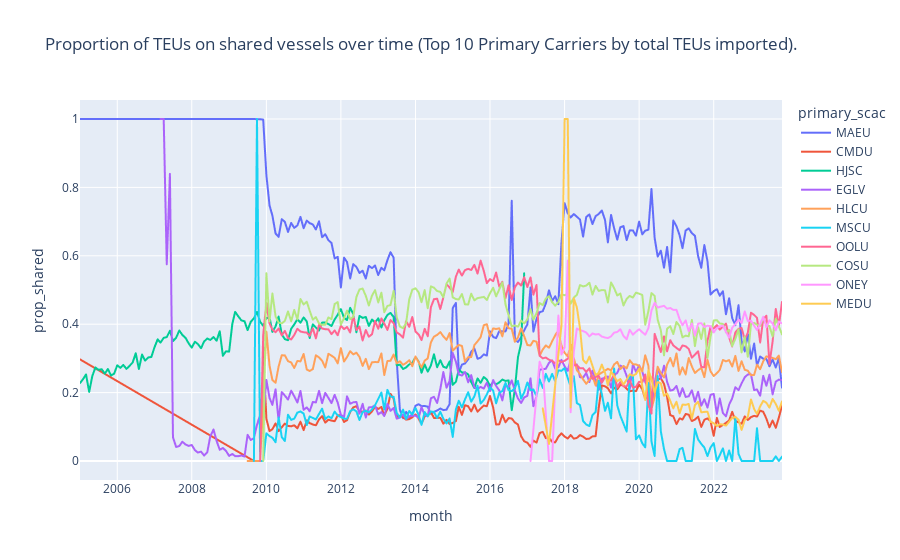

Notebook cell for this chart:
### Code cell
sharing_over_time_plotly(
    data_lf=imports_lf,
    group_var='primary_scac',
    title='Proportion of TEUs on shared vessels over time (Top 10 Primary Carriers by total TEUs imported).')

### Figure 1 — Plotly figure (JSON) as saved in the notebook; plotly's stock layout.template omitted (floating-point values rounded to 4 significant figures; data arrays with more than 128 entries replaced by an {"elided": "..."} marker saying what was removed)
{"data": [{"hovertemplate": "primary_scac=MAEU<br>month=%{x}<br>prop_shared=%{y}<extra></extra>", "legendgroup": "MAEU", "line": {"color": "#636efa", "dash": "solid"}, "marker": {"symbol": "circle"}, "mode": "lines", "name": "MAEU", "showlegend": true, "type": "scattergl", "x": {"elided": "227 str values"}, "xaxis": "x", "y": {"elided": "227 float values"}, "yaxis": "y"}, {"hovertemplate": "primary_scac=CMDU<br>month=%{x}<br>prop_shared=%{y}<extra></extra>", "legendgroup": "CMDU", "line": {"color": "#EF553B", "dash": "solid"}, "marker": {"symbol": "circle"}, "mode": "lines", "name": "CMDU", "showlegend": true, "type": "scattergl", "x": {"elided": "172 str values"}, "xaxis": "x", "y": {"elided": "172 float values"}, "yaxis": "y"}, {"hovertemplate": "primary_scac=HJSC<br>month=%{x}<br>prop_shared=%{y}<extra></extra>", "legendgroup": "HJSC", "line": {"color": "#00cc96", "dash": "solid"}, "marker": {"symbol": "circle"}, "mode": "lines", "name": "HJSC", "showlegend": true, "type": "scattergl", "x": {"elided": "144 str values"}, "xaxis": "x", "y": {"elided": "144 float values"}, "yaxis": "y"}, {"hovertemplate": "primary_scac=EGLV<br>month=%{x}<br>prop_shared=%{y}<extra></extra>", "legendgroup": "EGLV", "line": {"color": "#ab63fa", "dash": "solid"}, "marker": {"symbol": "circle"}, "mode": "lines", "name": "EGLV", "showlegend": true, "type": "scattergl", "x": {"elided": "201 str values"}, "xaxis": "x", "y": {"elided": "201 float values"}, "yaxis": "y"}, {"hovertemplate": "primary_scac=HLCU<br>month=%{x}<br>prop_shared=%{y}<extra></extra>", "legendgroup": "HLCU", "line": {"color": "#FFA15A", "dash": "solid"}, "marker": {"symbol": "circle"}, "mode": "lines", "name": "HLCU", "showlegend": true, "type": "scattergl", "x": {"elided": "169 str values"}, "xaxis": "x", "y": {"elided": "169 float values"}, "yaxis": "y"}, {"hovertemplate": "primary_scac=MSCU<br>month=%{x}<br>prop_shared=%{y}<extra></extra>", "legendgroup": "MSCU", "line": {"color": "#19d3f3", "dash": "solid"}, "marker": {"symbol": "circle"}, "mode": "lines", "name": "MSCU", "showlegend": true, "type": "scattergl", "x": {"elided": "171 str values"}, "xaxis": "x", "y": {"elided": "171 float values"}, "yaxis": "y"}, {"hovertemplate": "primary_scac=OOLU<br>month=%{x}<br>prop_shared=%{y}<extra></extra>", "legendgroup": "OOLU", "line": {"color": "#FF6692", "dash": "solid"}, "marker": {"symbol": "circle"}, "mode": "lines", "name": "OOLU", "showlegend": true, "type": "scattergl", "x": {"elided": "169 str values"}, "xaxis": "x", "y": {"elided": "169 float values"}, "yaxis": "y"}, {"hovertemplate": "primary_scac=COSU<br>month=%{x}<br>prop_shared=%{y}<extra></extra>", "legendgroup": "COSU", "line": {"color": "#B6E880", "dash": "solid"}, "marker": {"symbol": "circle"}, "mode": "lines", "name": "COSU", "showlegend": true, "type": "scattergl", "x": {"elided": "168 str values"}, "xaxis": "x", "y": {"elided": "168 float values"}, "yaxis": "y"}, {"hovertemplate": "primary_scac=ONEY<br>month=%{x}<br>prop_shared=%{y}<extra></extra>", "legendgroup": "ONEY", "line": {"color": "#FF97FF", "dash": "solid"}, "marker": {"symbol": "circle"}, "mode": "lines", "name": "ONEY", "showlegend": true, "type": "scattergl", "x": ["2017-02-01T00:00:00", "2017-05-01T00:00:00", "2017-06-01T00:00:00", "2017-08-01T00:00:00", "2017-09-01T00:00:00", "2017-10-01T00:00:00", "2017-11-01T00:00:00", "2017-12-01T00:00:00", "2018-01-01T00:00:00", "2018-02-01T00:00:00", "2018-03-01T00:00:00", "2018-04-01T00:00:00", "2018-05-01T00:00:00", "2018-06-01T00:00:00", "2018-07-01T00:00:00", "2018-08-01T00:00:00", "2018-09-01T00:00:00", "2018-10-01T00:00:00", "2018-11-01T00:00:00", "2018-12-01T00:00:00", "2019-01-01T00:00:00", "2019-02-01T00:00:00", "2019-03-01T00:00:00", "2019-04-01T00:00:00", "2019-05-01T00:00:00", "2019-06-01T00:00:00", "2019-07-01T00:00:00", "2019-08-01T00:00:00", "2019-09-01T00:00:00", "2019-10-01T00:00:00", "2019-11-01T00:00:00", "2019-12-01T00:00:00", "2020-01-01T00:00:00", "2020-02-01T00:00:00", "2020-03-01T00:00:00", "2020-04-01T00:00:00", "2020-05-01T00:00:00", "2020-06-01T00:00:00", "2020-07-01T00:00:00", "2020-08-01T00:00:00", "2020-09-01T00:00:00", "2020-10-01T00:00:00", "2020-11-01T00:00:00", "2020-12-01T00:00:00", "2021-01-01T00:00:00", "2021-02-01T00:00:00", "2021-03-01T00:00:00", "2021-04-01T00:00:00", "2021-05-01T00:00:00", "2021-06-01T00:00:00", "2021-07-01T00:00:00", "2021-08-01T00:00:00", "2021-09-01T00:00:00", "2021-10-01T00:00:00", "2021-11-01T00:00:00", "2021-12-01T00:00:00", "2022-01-01T00:00:00", "2022-02-01T00:00:00", "2022-03-01T00:00:00", "2022-04-01T00:00:00", "2022-05-01T00:00:00", "2022-06-01T00:00:00", "2022-07-01T00:00:00", "2022-08-01T00:00:00", "2022-09-01T00:00:00", "2022-10-01T00:00:00", "2022-11-01T00:00:00", "2022-12-01T00:00:00", "2023-01-01T00:00:00", "2023-02-01T00:00:00", "2023-03-01T00:00:00", "2023-04-01T00:00:00", "2023-05-01T00:00:00", "2023-06-01T00:00:00", "2023-07-01T00:00:00", "2023-08-01T00:00:00", "2023-09-01T00:00:00", "2023-10-01T00:00:00", "2023-11-01T00:00:00"], "xaxis": "x", "y": [0, 0.2903, 0.2681, 0, 0, 0.2273, 0.4252, 0.3115, 0.3318, 0.5858, 0.1426, 0.3181, 0.3874, 0.3824, 0.38, 0.3756, 0.3644, 0.3729, 0.37, 0.3711, 0.3638, 0.361, 0.3595, 0.3645, 0.3753, 0.3773, 0.3852, 0.3658, 0.3557, 0.3836, 0.3694, 0.3778, 0.3852, 0.3766, 0.3693, 0.3883, 0.4399, 0.4627, 0.4487, 0.4514, 0.4538, 0.4453, 0.4473, 0.4417, 0.4422, 0.4144, 0.3969, 0.4111, 0.3796, 0.4019, 0.367, 0.4016, 0.4028, 0.3917, 0.3959, 0.3942, 0.376, 0.3888, 0.3934, 0.3958, 0.3776, 0.3609, 0.3898, 0.4, 0.4136, 0.4034, 0.4371, 0.4094, 0.4106, 0.3958, 0.3831, 0.4003, 0.4219, 0.391, 0.4116, 0.4021, 0.382, 0.4079, 0.4021], "yaxis": "y"}, {"hovertemplate": "primary_scac=MEDU<br>month=%{x}<br>prop_shared=%{y}<extra></extra>", "legendgroup": "MEDU", "line": {"color": "#FECB52", "dash": "solid"}, "marker": {"symbol": "circle"}, "mode": "lines", "name": "MEDU", "showlegend": true, "type": "scattergl", "x": ["2017-06-01T00:00:00", "2017-08-01T00:00:00", "2017-12-01T00:00:00", "2018-01-01T00:00:00", "2018-02-01T00:00:00", "2018-03-01T00:00:00", "2018-04-01T00:00:00", "2018-05-01T00:00:00", "2018-06-01T00:00:00", "2018-07-01T00:00:00", "2018-08-01T00:00:00", "2018-09-01T00:00:00", "2018-10-01T00:00:00", "2018-11-01T00:00:00", "2018-12-01T00:00:00", "2019-01-01T00:00:00", "2019-02-01T00:00:00", "2019-03-01T00:00:00", "2019-04-01T00:00:00", "2019-05-01T00:00:00", "2019-06-01T00:00:00", "2019-07-01T00:00:00", "2019-08-01T00:00:00", "2019-09-01T00:00:00", "2019-10-01T00:00:00", "2019-11-01T00:00:00", "2019-12-01T00:00:00", "2020-01-01T00:00:00", "2020-02-01T00:00:00", "2020-03-01T00:00:00", "2020-04-01T00:00:00", "2020-05-01T00:00:00", "2020-06-01T00:00:00", "2020-07-01T00:00:00", "2020-08-01T00:00:00", "2020-09-01T00:00:00", "2020-10-01T00:00:00", "2020-11-01T00:00:00", "2020-12-01T00:00:00", "2021-01-01T00:00:00", "2021-02-01T00:00:00", "2021-03-01T00:00:00", "2021-04-01T00:00:00", "2021-05-01T00:00:00", "2021-06-01T00:00:00", "2021-07-01T00:00:00", "2021-08-01T00:00:00", "2021-09-01T00:00:00", "2021-10-01T00:00:00", "2021-11-01T00:00:00", "2021-12-01T00:00:00", "2022-01-01T00:00:00", "2022-02-01T00:00:00", "2022-03-01T00:00:00", "2022-04-01T00:00:00", "2022-05-01T00:00:00", "2022-06-01T00:00:00", "2022-07-01T00:00:00", "2022-08-01T00:00:00", "2022-09-01T00:00:00", "2022-10-01T00:00:00", "2022-11-01T00:00:00", "2022-12-01T00:00:00", "2023-01-01T00:00:00", "2023-02-01T00:00:00", "2023-03-01T00:00:00", "2023-04-01T00:00:00", "2023-05-01T00:00:00", "2023-06-01T00:00:00", "2023-07-01T00:00:00", "2023-08-01T00:00:00", "2023-09-01T00:00:00", "2023-10-01T00:00:00", "2023-11-01T00:00:00"], "xaxis": "x", "y": [0.154, 0.05, 0.3967, 1, 1, 0.1568, 0.476, 0.4494, 0.3879, 0.2955, 0.2855, 0.3052, 0.2782, 0.2506, 0.2583, 0.2819, 0.2581, 0.2208, 0.2613, 0.248, 0.233, 0.2399, 0.2235, 0.2377, 0.2537, 0.2494, 0.2541, 0.2698, 0.2189, 0.1786, 0.2654, 0.2388, 0.2006, 0.2306, 0.2274, 0.1906, 0.1974, 0.1758, 0.1539, 0.1733, 0.1395, 0.165, 0.1642, 0.1668, 0.124, 0.1636, 0.1734, 0.1423, 0.1435, 0.1441, 0.1146, 0.1107, 0.1024, 0.1074, 0.1067, 0.1033, 0.1147, 0.1262, 0.1289, 0.1208, 0.091, 0.1197, 0.1291, 0.1797, 0.1517, 0.1378, 0.1595, 0.176, 0.1704, 0.156, 0.1814, 0.1669, 0.1469, 0.1743], "yaxis": "y"}], "layout": {"legend": {"title": {"text": "primary_scac"}, "tracegroupgap": 0}, "title": {"text": "Proportion of TEUs on shared vessels over time (Top 10 Primary Carriers by total TEUs imported)."}, "xaxis": {"anchor": "y", "domain": [0, 1], "title": {"text": "month"}}, "yaxis": {"anchor": "x", "domain": [0, 1], "title": {"text": "prop_shared"}}}}
